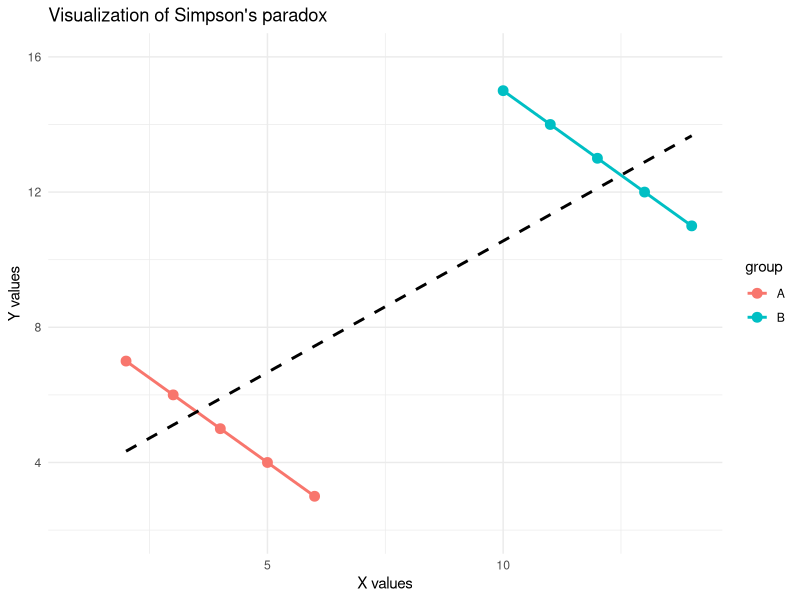
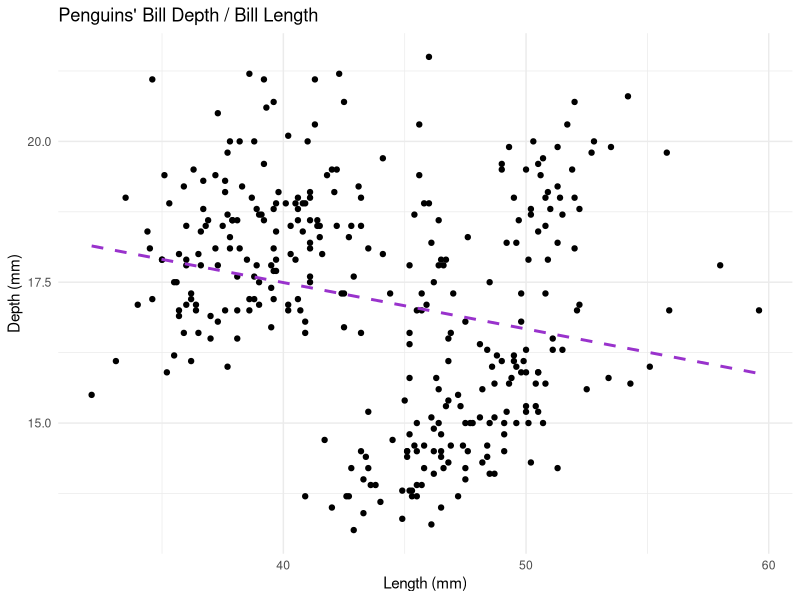
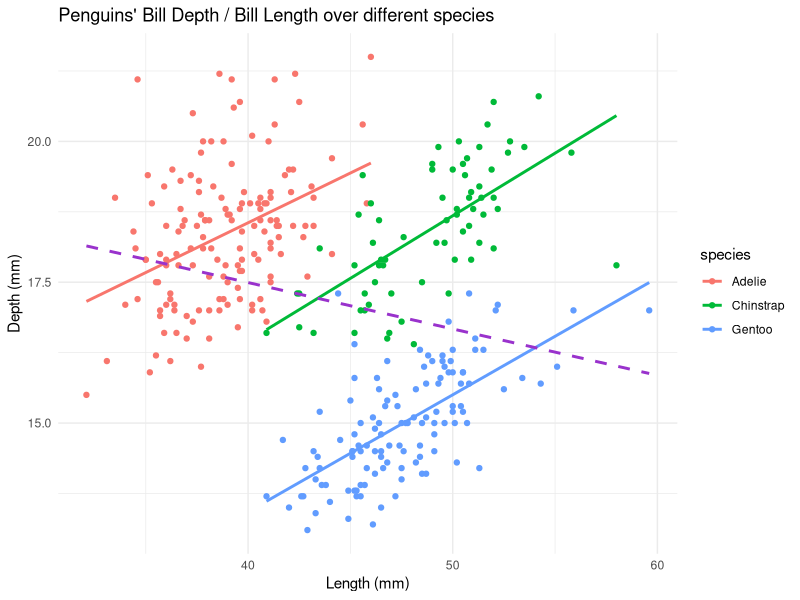
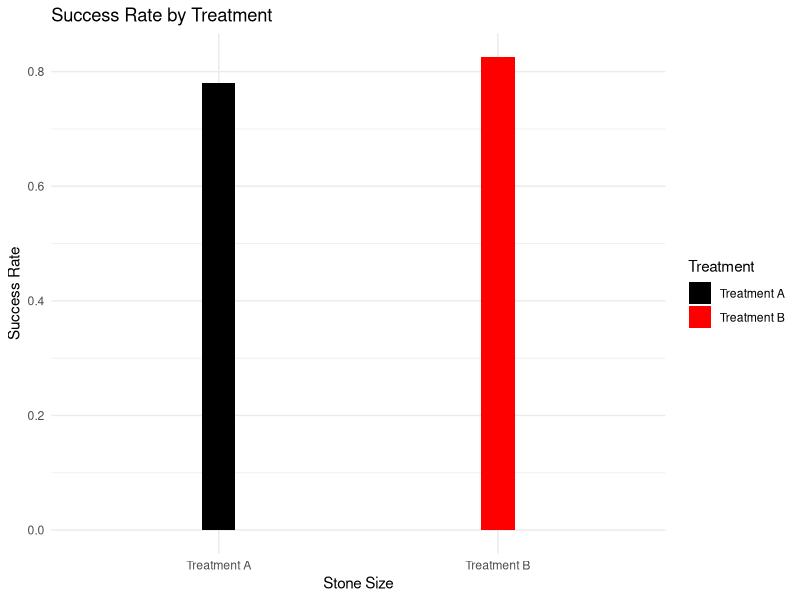
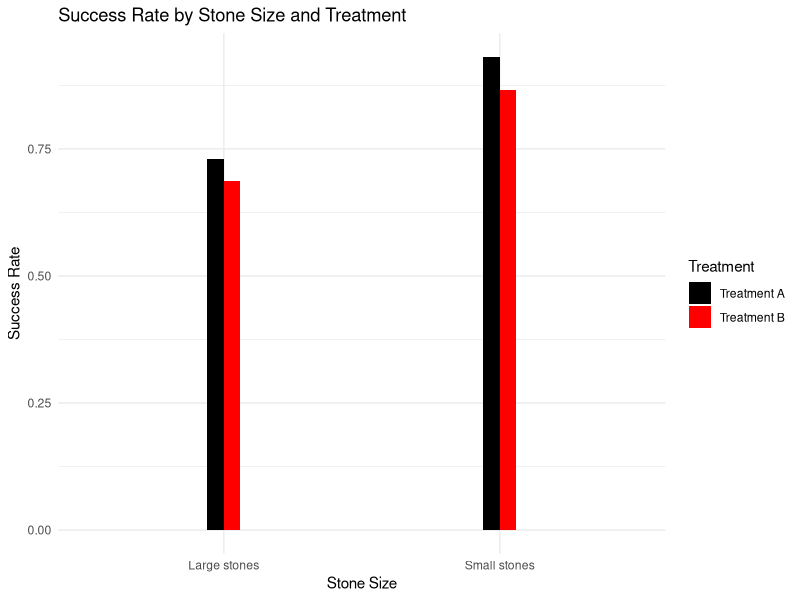
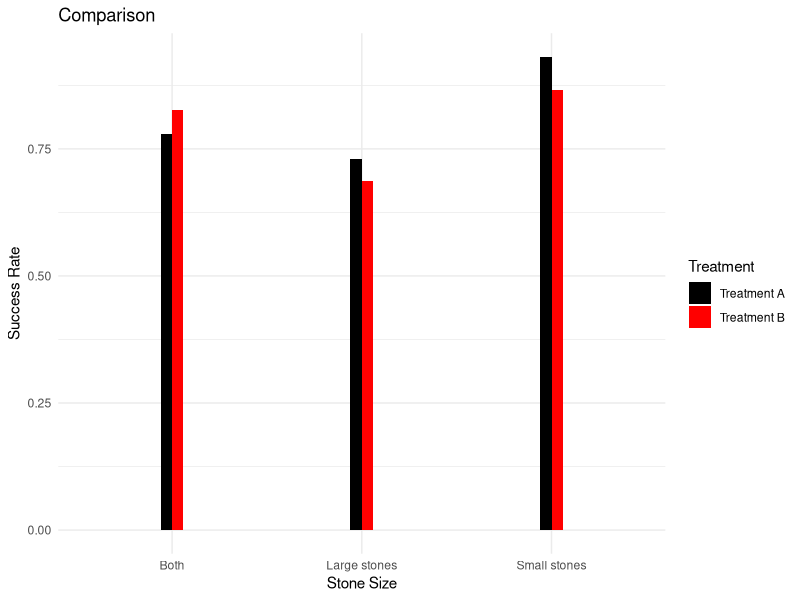

Reproduce these figures in R, in order.
library(tidyverse)
library(palmerpenguins)

# visualization of the definition
df_test <- data.frame(x = c(2, 3, 4, 5, 6, 10, 11, 12, 13, 14),
                 y = c(7, 6, 5, 4, 3, 15, 14, 13, 12, 11),
                 group = rep(c("A", "B"), each = 5))

df_test |>
  ggplot(aes(x = x, y = y, color = group)) +
  geom_point(size = 3) +
  geom_smooth(method = "lm", se = FALSE) +
  geom_smooth(method = "lm", aes(group = 1),
              color = "black", linetype = "dashed", se = FALSE) +
  labs(title = "Visualization of Simpson's paradox",
       x = "X values",
       y = "Y values") +
  expand_limits(x = 1, y = c(2, 16))  +
  theme_minimal()



# (i) example with two numerical variables
df_1 = palmerpenguins::penguins |> na.omit()

df_1 |> 
  ggplot(aes(x = bill_length_mm, y = bill_depth_mm)) +
  geom_point() +
  geom_smooth(method = "lm", aes(group = 1), 
              color = "#9932CC", linetype = "dashed", se = FALSE) +  
  labs(x = "Length (mm)", y = "Depth (mm)", title = "Penguins' Bill Depth / Bill Length") +
  theme_minimal()

df_1 |> 
  ggplot(aes(x = bill_length_mm, y = bill_depth_mm, color = species)) +
  geom_point() +
  geom_smooth(method = "lm", se = FALSE, aes(group = species)) +  
  geom_smooth(method = "lm", aes(group = 1), 
              color = "#9932CC", linetype = "dashed", se = FALSE) +  
  labs(x = "Length (mm)", y = "Depth (mm)", title = "Penguins' Bill Depth / Bill Length over different species") +
  theme_minimal()



# (ii) example with two categorical variables
df_2 = data.frame(
  Treatment = rep(c("Treatment A", "Treatment B"), each = 3),
  Stone_Size = c("Small stones", "Large stones", "Both"),
  Success_Count = c(81, 192, 273, 234, 55, 289),
  Total_Count = c(87, 263, 350, 270, 80, 350)
)

df_2 <- df_2 |> mutate(Success_Rate = Success_Count / Total_Count)

df_2 |>
  filter(Stone_Size == "Both") |>
  ggplot(aes(x = Treatment, y = Success_Rate, fill = Treatment)) +
  geom_bar(stat = "identity", position = position_dodge(), width = 0.12) +
  labs(title = "Success Rate by Treatment",
       x = "Stone Size",
       y = "Success Rate") +
  scale_fill_manual(values = c("Treatment A" = "black",
                               "Treatment B" = "red")) +
  theme_minimal()

df_2 |>
  filter(Stone_Size != "Both") |>
  ggplot(aes(x = Stone_Size, y = Success_Rate, fill = Treatment)) +
  geom_bar(stat = "identity", position = position_dodge(), width = 0.12) +
  labs(title = "Success Rate by Stone Size and Treatment",
       x = "Stone Size",
       y = "Success Rate") +
  scale_fill_manual(values = c("Treatment A" = "black",
                               "Treatment B" = "red")) +
  theme_minimal()

df_2 |>
  ggplot(aes(x = Stone_Size, y = Success_Rate, fill = Treatment)) +
  geom_bar(stat = "identity", position = position_dodge(), width = 0.12) +
  labs(title = "Comparison",
       x = "Stone Size",
       y = "Success Rate") +
  scale_fill_manual(values = c("Treatment A" = "black",
                               "Treatment B" = "red")) +
  theme_minimal()



